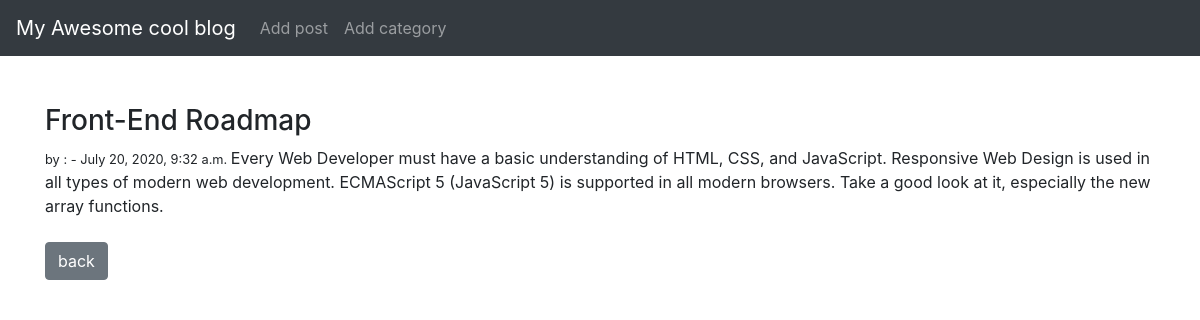
The app's page /article/1/ with its own data.
### blog/models.py (models this page shows, shortened)
class Post(models.Model):
    title = models.CharField(max_length=100)
    title_tag = models.CharField(max_length=20)
    author = models.ForeignKey(User, on_delete=models.CASCADE)
    body = models.TextField()
    post_date = models.DateTimeField(auto_now_add=True)

### blog/views.py (the view)
# urls.py: path('article/<int:pk>/', views.detail, name='detail'),
def detail(request, pk):
    post = get_object_or_404(Post, pk=pk)
    return render(request, 'detail.html', {'post': post})

### blog/templates/detail.html (shortened to what this page needs)
{% extends "base.html" %}
{% block content  %}
<h3>{{post.title}} </h3>
<small class="mb-5">
    by : {{post.author.first_name }} {{post.author.last_name }} - {{post.post_date}}
</small>
{{post.body|safe }}
<br>
<br>
<a class="btn btn-secondary" href="{% url 'blog:home' %}">back </a>
{% endblock content  %}

### records on screen
Post: title "Front-End Roadmap", post_date "July 20, 2020, 9:32 a.m.", body "Every Web Developer must have a basic understanding of HTML, CSS, and JavaScript. Responsive Web Design is used in all types of modern web development. ECMAScript 5 (JavaScript 5) is supported in all modern browsers. Take a good look at it, especially the new array functions."
